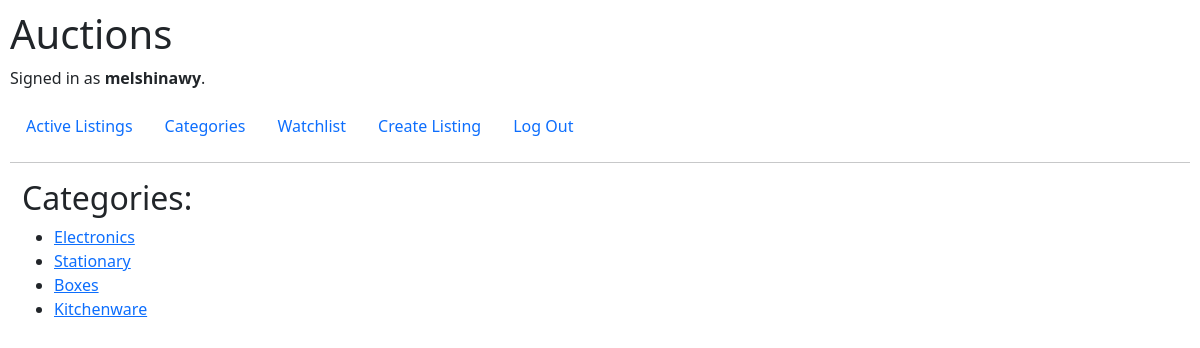
Page /categories (signed in) on the committed database.
### auctions/models.py (models this page shows, shortened)
class User(AbstractUser):
    pass

class Category(models.Model):
    name = models.CharField(max_length=32, null=True, blank=True)

### auctions/views.py (the view)
# urls.py: path('categories', views.categories, name='categories'),
def categories(request):
    all_categories = Category.objects.all()
    return render(request, "auctions/categories.html", {
        'categories': all_categories
    })

### auctions/templates/auctions/categories.html (shortened to what this page needs)
{% extends "auctions/layout.html" %}
{% block body %}
    <h2>Categories:</h2>
    <ul>
        {% for category in categories %}
            <li><a href="{% url 'category_name' category.id%}">{{ category.name }}</a></li>
        {% endfor %}
    </ul>
{% endblock %}

### auctions/templates/auctions/layout.html (shortened to what this page needs)
{% load static %}
<!DOCTYPE html>
<html lang="en">
    <head>
        <link href="https://cdn.jsdelivr.net/npm/bootstrap@5.3.0-alpha3/dist/css/bootstrap.min.css" rel="stylesheet">
        <link href="{% static 'auctions/styles.css' %}" rel="stylesheet">
    </head>
    <body>
        <h1>Auctions</h1>
        <div>
            {% if user.is_authenticated %}
                <p>Signed in as <strong>{{ user.username }}</strong>.</p>
            {% else %}
                <p>Not signed in.</p>
            {% endif %}
        </div>
        <ul class="nav">
            <li class="nav-item">
                <a class="nav-link" href="{% url 'index' %}">Active Listings</a>
            </li>
            <li class="nav-item">
                <a class="nav-link" href="{% url 'categories' %}">Categories</a>
            </li>
            {% if user.is_authenticated %}
                <li class="nav-item">
                    <a class="nav-link" href="{% url 'watchlist' %}">Watchlist</a>
                </li>
                <li class="nav-item">
                    <a class="nav-link" href="{% url 'create_listing' %}">Create Listing</a>
                </li>
                <li class="nav-item">
                    <a class="nav-link" href="{% url 'logout' %}">Log Out</a>
                </li>
            {% endif %}
        </ul>
        <hr>
        <div class="container mx-0">
            {% block body %}
            {% endblock %}
        </div>
    </body>
</html>

### auctions/static/auctions/styles.css (style rules this page uses)
body { padding: 10px; }

### rows in the picture
User: username "melshinawy"
Category: name "Electronics"
Category: name "Stationary"
Category: name "Boxes"
Category: name "Kitchenware"
